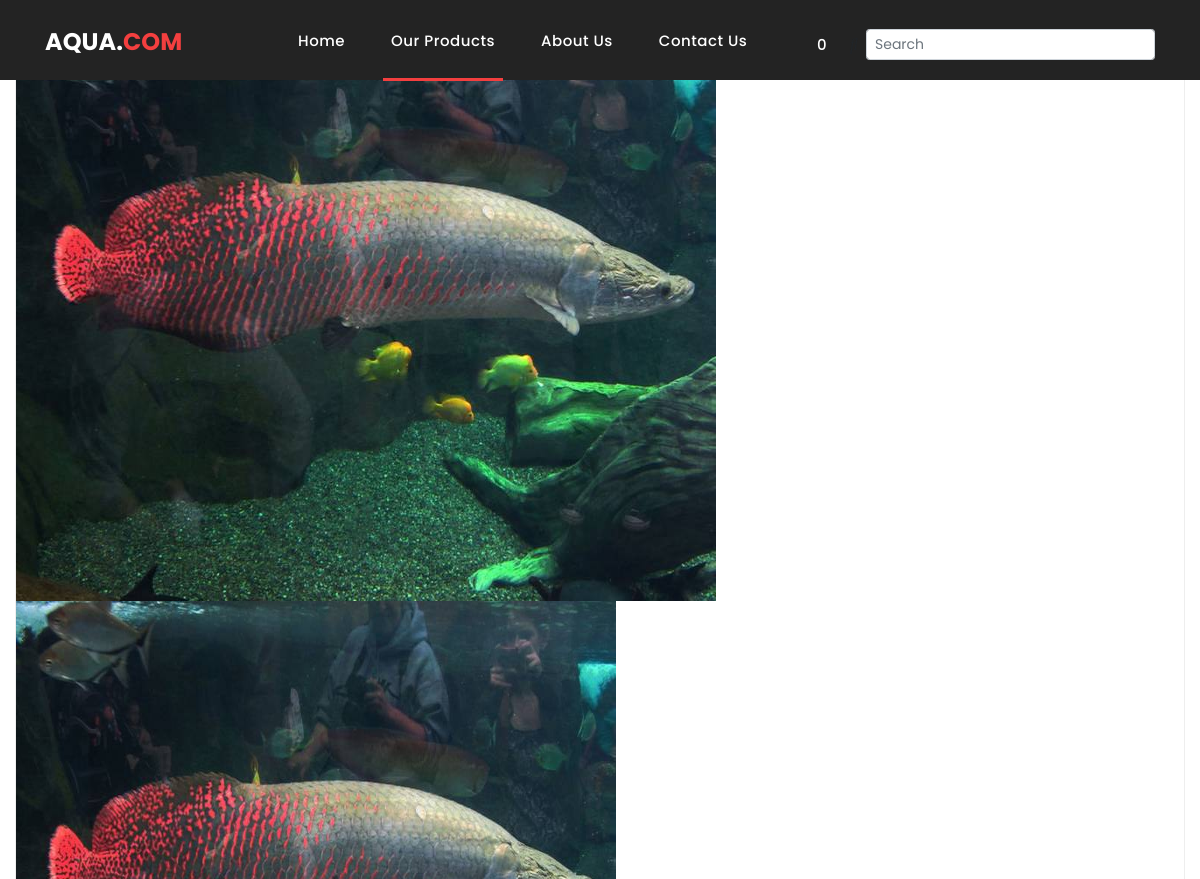
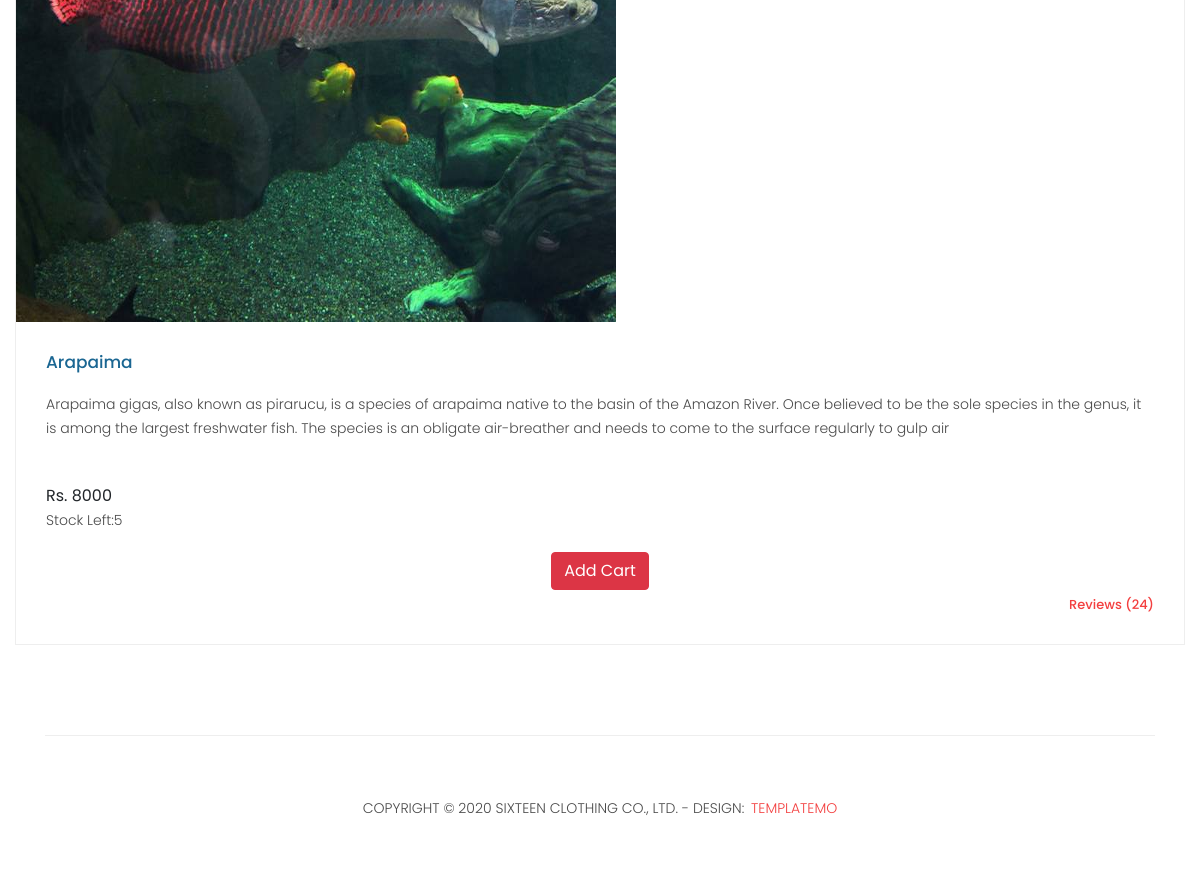
/fishes/arapaima, run on the app's committed database (2 pictures, top to bottom).
### shop/models.py (models this page shows, shortened)
class products(models.Model):
    name=models.CharField(max_length=250)
    slug=models.SlugField(max_length=250,unique=True)
    img=models.ImageField(upload_to='product')
    desc=models.TextField()
    stock=models.IntegerField()
    available=models.BooleanField()
    price=models.IntegerField()
    category=models.ForeignKey(categ,on_delete=models.CASCADE)

### shop/views.py (the view)
# urls.py: path('<slug:c_slug>/<slug:product_slug>',views.prodetails,name='details'),
def prodetails(request,c_slug,product_slug):
    try:
        prodt=products.objects.get(category__slug=c_slug,slug=product_slug)
    except Exception as e:
        raise e
    return render(request,'products.html', {'pr':prodt})

### cart/context_processor.py (called while the page is built)
def count(request):
    item_count=0
    if 'admin' in request.path:
        return {}
    else:
        try:
            ct=cartlist.objects.filter(cart_id=c_id(request))
            cti=items.objects.all().filter(cart=ct[:1])
            for c in cti:
                item_count+=c.quan
        except cartlist.DoesNotExist:
            item_count=0
        return dict(itc=item_count)

### cart/views.py (called while the page is built)
def c_id(request):
    ct_id=request.session.session_key
    if not ct_id:
        ct_id=request.session.create()
    return ct_id

### templates/products.html (shortened to what this page needs)
{% load static %}
<html lang="en">
  <head>
    <link href="{% static 'vendor/bootstrap/css/bootstrap.min.css' %}" rel="stylesheet">
    <link rel="stylesheet" href="{% static 'assets/css/fontawesome.css' %}">
    <link rel="stylesheet" href="{% static 'assets/css/templatemo-sixteen.css' %}">
    <link rel="stylesheet" href="{% static 'assets/css/owl.css' %}">
  </head>
  <body>
    <header class="">
      <nav class="navbar navbar-expand-lg">
        <div class="container">
          <a class="navbar-brand" href="home"><h2>Aqua.<em>Com</em></h2></a>
          <div class="collapse navbar-collapse" id="navbarResponsive">
            <ul class="navbar-nav ml-auto">
              <li class="nav-item">
                <a class="nav-link" href="/">Home
                </a>
              </li>
              <li class="nav-item active">
                <a class="nav-link" href="#">Our Products</a>
              </li>
              <li class="nav-item">
                <a class="nav-link" href="about">About Us</a>
              </li>
              <li class="nav-item">
                <a class="nav-link" href="contact">Contact Us</a>
              </li>
              <li class="nav-item">
                <a class="nav-link"  href="{% url 'cartdetails' %}"><i class="fa fa-shopping-cart" style="color:white;font-size:24px;" aria-hidden="true"></i>&nbsp;{{itc}}</a>
              </li>
            </ul>
          </div>
          <form class="form-inline d-flex justify-content-center md-form form-sm active-pink active-pink-2 mt-2">
         <i class="fas fa-search" aria-hidden="true"></i>
         <input class="form-control form-control-sm ml-2 w-1" type="text" placeholder="Search"
            aria-label="Search">
        </form>
        </div>
      </nav>
    </header>
    <div class="col-md-12">
            <div class="product-item">
              <a href=""><img src="{{pr.img.url}}" alt="" style="height:600px;width:700px;"></a>
              <a href=""><img src="{{pr.img.url}}" alt="" style="height:600px;width:600px;"></a>
              <div class="down-content">
                <a href=""><h4>{{ pr.name }}</h4></a>
                <p>{{ pr.desc }}</p>
                <br>
                <h7>Rs. {{ pr.price }}</h7>
                <p>Stock Left:{{ pr.stock }}</p>
                <center>
                  {% if pr.stock <= 0 %}
                  <h7 style="color:red"> Not Available!</h7>
                         {% else %}
                         <a class="btn btn-danger" href="{% url 'addcart' pr.id %}">Add Cart</a>
                {% endif %}
                </center>
                <ul class="stars">
                  <li><i class="fa fa-star"></i></li>
                  <li><i class="fa fa-star"></i></li>
                  <li><i class="fa fa-star"></i></li>
                  <li><i class="fa fa-star"></i></li>
                  <li><i class="fa fa-star"></i></li>
                </ul>
                <span>Reviews (24)</span>
              </div>
            </div>
          </div>
    <footer>
      <div class="container">
        <div class="row">
          <div class="col-md-12">
            <div class="inner-content">
              <p>Copyright &copy; 2020 Sixteen Clothing Co., Ltd.
            - Design: <a rel="nofollow noopener" href="https://templatemo.com" target="_blank">TemplateMo</a></p>
            </div>
          </div>
        </div>
      </div>
    </footer>
  </body>
</html>

### static/assets/css/templatemo-sixteen.css (style rules this page uses)
body { font-family: 'Poppins', sans-serif; overflow-x: hidden; text-rendering: optimizeLegibility; -webkit-font-smoothing: antialiased; -moz-osx-font-smoothing: grayscale; }
p { margin-bottom: 0px; font-size: 14px; font-weight: 300; color: #4a4a4a; line-height: 24px; }
a { text-decoration: none!important; }
ul { padding: 0; margin: 0; list-style: none; }
h1,h2,h3,h4,h5,h6 { margin: 0px; }
header { position: absolute; z-index: 99999; width: 100%; height: 80px; background-color: #232323; -webkit-transition: all 0.3s ease-in-out 0s; -moz-transition: all 0.3s ease-in-out 0s; -o-transition: all 0.3s ease-in-out 0s; transition: all 0.3s ease-in-out 0s; }
header .navbar { padding: 17px 0px; }
.navbar .navbar-brand { float: left; margin-top: -12px; outline: none; }
.navbar .navbar-brand h2 { color: #fff; text-transform: uppercase; font-size: 24px; font-weight: 700; -webkit-transition: all .3s ease 0s; -moz-transition: all .3s ease 0s; -o-transition: all .3s ease 0s; transition: all .3s ease 0s; }
.navbar .navbar-brand h2 em { font-style: normal; color: #f33f3f; }
#navbarResponsive { z-index: 999; }
.navbar-collapse { text-align: center; }
.navbar .navbar-nav .nav-item { margin: 0px 15px; }
.navbar .navbar-nav a.nav-link { text-transform: capitalize; font-size: 15px; font-weight: 500; letter-spacing: 0.5px; color: #fff; transition: all 0.5s; margin-top: 5px; }
.navbar .navbar-nav .nav-link:hover, .navbar .navbar-nav .active>.nav-link, .navbar .navbar-nav .nav-link.active, .navbar .navbar-nav .nav-link.show, .navbar .navbar-nav .show>.nav-link { color: #fff; padding-bottom: 25px; border-bottom: 3px solid #f33f3f; }
.product-item { border: 1px solid #eee; margin-bottom: 30px; }
.product-item .down-content { padding: 30px; position: relative; }
.product-item img { width: 100%; overflow: hidden; }
.product-item .down-content h4 { font-size: 17px; color: #1a6692; margin-bottom: 20px; }
.product-item .down-content p { margin-bottom: 20px; }
.product-item .down-content ul li { display: inline-block; }
.product-item .down-content ul li i { color: #f33f3f; font-size: 14px; }
.product-item .down-content span { position: absolute; right: 30px; bottom: 30px; font-size: 13px; color: #f33f3f; font-weight: 500; }
footer { text-align: center; }
footer .inner-content { border-top: 1px solid #eee; margin-top: 60px; padding: 60px 0px; }
footer .inner-content p { text-transform: uppercase; }
footer .inner-content p a { color: #f33f3f; margin-left: 3px; }

### data on the page
products: img (picture), name "Arapaima", desc "Arapaima gigas, also known as pirarucu, is a species of arapaima native to the basin of the Amazon River. Once believed to be the sole species in the genus, it is among the largest freshwater fish. The species is an obligate air-breather and needs to come to the surface regularly to gulp air", price "8000", stock "5"

### other printed values
{{ itc }} "0"
